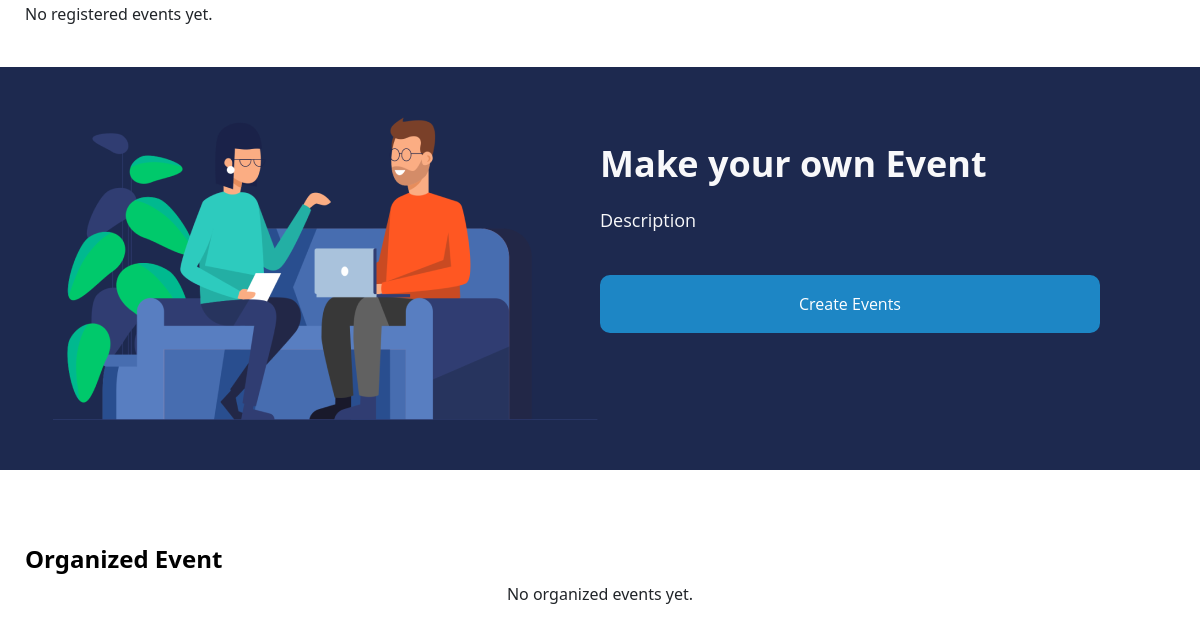
/profile.php (signed in, lower part), run on an earlier commit of the app's database.
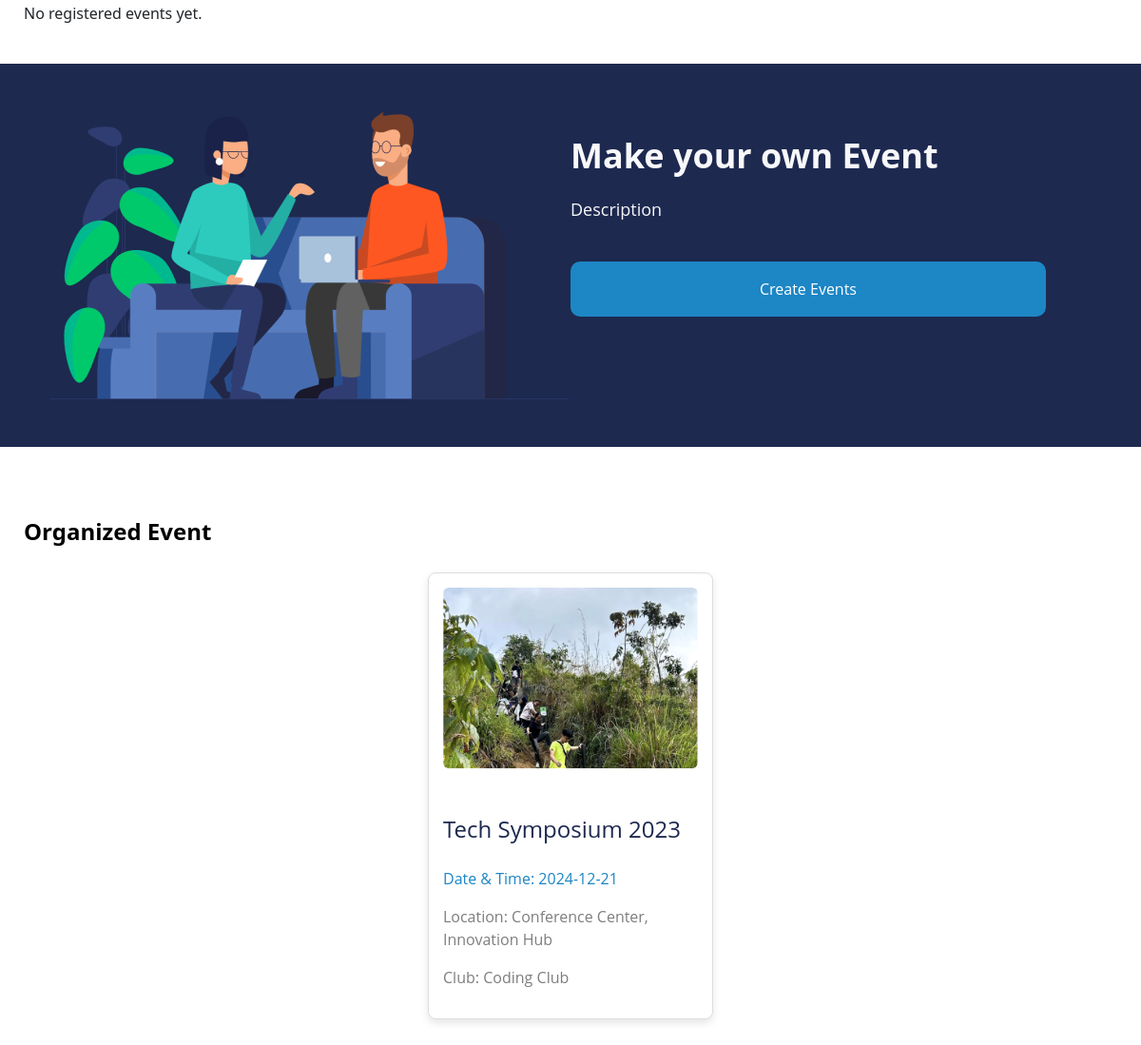
And on a later commit of the database.
### tables this page shows
CREATE TABLE `events` (
  `id` int(11) NOT NULL,
  `event_title` varchar(255) NOT NULL,
  `event_venue` varchar(255) NOT NULL,
  `start_time` time NOT NULL,
  `end_time` time NOT NULL,
  `start_date` date NOT NULL,
  `end_date` date NOT NULL,
  `event_image_path` varchar(255) DEFAULT NULL,
  `event_description` text NOT NULL,
  `club_id` int(11) NOT NULL,
  `user_id` int(11) DEFAULT NULL
);

CREATE TABLE `clubs` (
  `id` int(11) NOT NULL,
  `club_name` varchar(255) NOT NULL,
  `description` text NOT NULL,
  `subscriber_count` int(11) NOT NULL DEFAULT 0,
  `profile_image` varchar(255) DEFAULT NULL,
  `contact_email` varchar(100) NOT NULL,
  `instagram_link` varchar(255) DEFAULT NULL,
  `facebook_link` varchar(255) DEFAULT NULL
);

### logic_controller.php (called while the page is built, shortened)
<?php
function getOrganizedEvents($user_id, $conn) {
    $organizedEventsSql = "SELECT events.*, clubs.club_name
                        FROM events
                        JOIN clubs ON events.club_id = clubs.id
                        WHERE events.user_id = $user_id";
    $organizedEventsResult = $conn->query($organizedEventsSql);
    if ($organizedEventsResult && $organizedEventsResult->num_rows > 0) {
        $events = [];
        while ($eventRow = $organizedEventsResult->fetch_assoc()) {
            $events[] = [
                'id' => $eventRow['id'],
                'event_image_path' => htmlspecialchars($eventRow['event_image_path']),
                'event_title' => $eventRow['event_title'],
                'start_date' => $eventRow['start_date'],
                'event_venue' => $eventRow['event_venue'],
                'club_name' => $eventRow['club_name'],
            ];
        }
        return $events;
    } else {
        return [];
    }
}
?>

### profile.php (the view, shortened to what this page needs)
<?php
require_once('Part/db_controller.php');
require_once('Part/navbar.php');
require_once('logic_controller.php');
if (isset($_SESSION['username']) && isset($_SESSION['user_id'])) {
    $user_id = $_SESSION['user_id'];
}
$registeredEvents = getRegisteredEvents($user_id, $conn);
$organizedEvents = getOrganizedEvents($user_id, $conn);
?>
<!DOCTYPE html>
<html lang="en">
<head>
    <link rel="stylesheet" href="style.css">
    <link rel="stylesheet" href="https://stackpath.bootstrapcdn.com/font-awesome/4.7.0/css/font-awesome.min.css">
</head>
<body>
    <div class="page-container">
        <div class="single-container">
            <div class="registered-events">
                <?php
                if (!empty($registeredEvents)) {
                    foreach ($registeredEvents as $event) {
                ?>
                        <a href="event_single.php?id=<?= $event['id']; ?>">
                            <div class="event-card">
                                <img src="<?= $event['event_image_path']; ?>" alt="Event Image">
                                <h2 class="title"><?= $event['event_title']; ?></h2>
                                <p class="date">Date & Time: <?= $event['start_date']; ?></p>
                                <p class="location">Location: <?= $event['event_venue']; ?></p>
                                <p class="location">Club: <?= $event['club_name']; ?></p>
                            </div>
                        </a>
                <?php
                    }
                } else {
                    echo '<p>No registered events yet.</p>';
                }
                ?>
            </div>
        </div>
    </div>
        <div class ="banner-container">
            <div class="image-container">
                <img src="Image/Make_Event.png" class ="image" alt="Event Image">
            </div>
            <div class ="text-container">
                <p class="title"> Make your own Event</p>
                <p class="desc">Description</p>
                <a href="create_events.php"><button class ="btn">Create Events</button></a>
            </div>
        </div>
    <div class ="page-container">
            <div class ="single-container">
                <h2 class ="field-name">Organized Event</h2>
                    <div class="event-container">
                    <?php
                        if (!empty($organizedEvents)) {
                            foreach ($organizedEvents as $event) {
                    ?>
                    <a href="event_single.php?id=<?= $event['id']; ?>">
                                    <div class="event-card">
                                        <img src="<?= $event['event_image_path']; ?>" alt="Event Image">
                                        <h2 class="title"><?= $event['event_title']; ?></h2>
                                        <p class="date">Date & Time: <?= $event['start_date']; ?></p>
                                        <p class="location">Location: <?= $event['event_venue']; ?></p>
                                        <p class="location">Club: <?= $event['club_name']; ?></p>
                                    </div>
                                </a>
                        <?php
                            }
                        } else {
                            echo '<p>No organized events yet.</p>';
                        }
                    ?>
            </div>
</body>
</html>

What changed in the data, as far as the page shows it:
added events: event_image_path (picture), event_title "Tech Symposium 2023", start_date "2024-12-21", event_venue "Conference Center, Innovation Hub", club.club_name "Coding Club"
Also different on the page:
text no longer shown: "No organized events yet."
